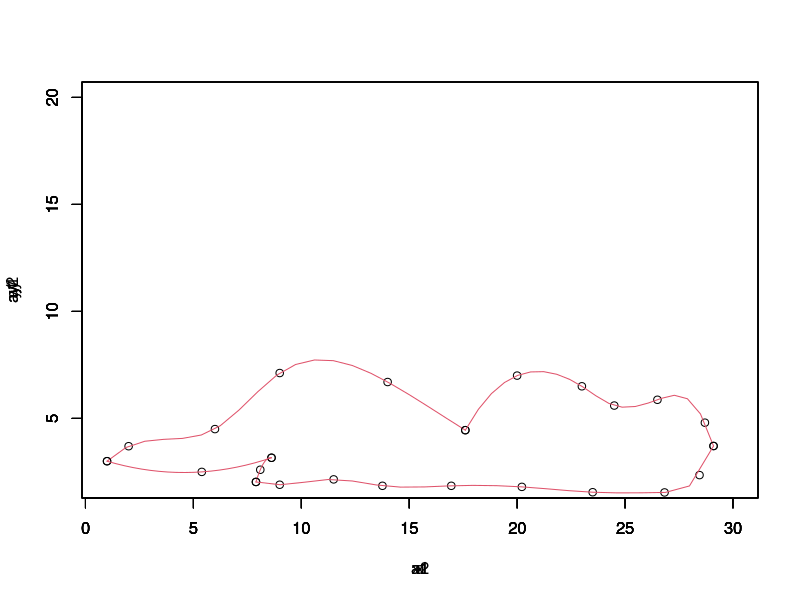

This figure's R source:
ptm <- proc.time()
x=c(1,2,6,9,14,17.6)     
x1=c(17.6,20,23,24.5,26.5,28.7,29.1)
y=c(3,3.7,4.5,7.12,6.7,4.45)
y1=c(4.45,7,6.5,5.6,5.87,4.8,3.71)

a=c(1, 5.39, 8.62)
a1=c(7.9,8.1,8.62)
a2=c(7.9,9,11.5,13.76,16.95,20.22,23.5,26.83,28.45,29.1)
ay=c(3,2.5,3.16)
ay1=c(2.03,2.6,3.16)
ay2=c(2.03,1.9,2.15,1.85,1.85,1.8,1.55,1.54,2.35,3.71)

plot(x, y, xlim=c(1,30), ylim=c(2, 20))
lines(spline(x, y, n = 20), col = 2)
par(new = TRUE)
plot(x1, y1, xlim=c(1,30), ylim=c(2, 20))
lines(spline(x1, y1, n = 20), col = 2)
par(new = TRUE)
plot(a, ay, xlim=c(1,30), ylim=c(2, 20))
lines(spline(a, ay, n = 20), col = 2)
par(new = TRUE)
plot(a1, ay1, xlim=c(1,30), ylim=c(2, 20))
lines(spline(a1, ay1, n = 20), col = 2)
par(new = TRUE)
plot(a2, ay2, xlim=c(1,30), ylim=c(2, 20))
lines(spline(a2, ay2, n = 20), col = 2)
proc.time() - ptm